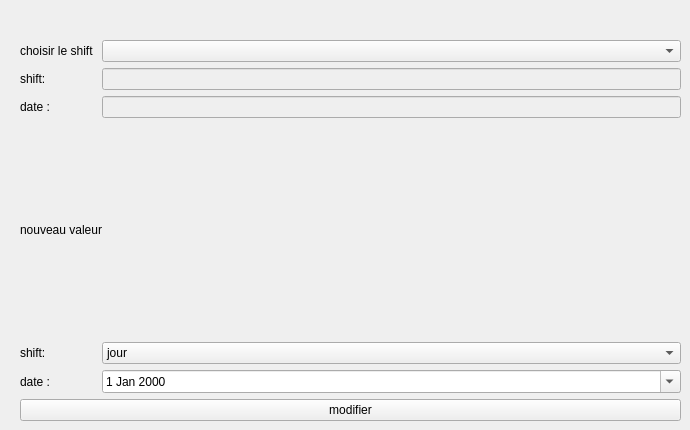
     <widget class="QWidget" name="MODIFIER">
      <attribute name="title">
       <string>MODIFIER</string>
      </attribute>
      <widget class="QWidget" name="layoutWidget">
       <property name="geometry">
        <rect>
         <x>20</x>
         <y>40</y>
         <width>661</width>
         <height>381</height>
        </rect>
       </property>
       <layout class="QVBoxLayout" name="verticalLayout">
        <item>
         <layout class="QGridLayout" name="gridLayout_3">
          <item row="1" column="0">
           <widget class="QLabel" name="label_7">
            <property name="text">
             <string>shift:</string>
            </property>
           </widget>
          </item>
          <item row="1" column="1">
           <widget class="QLineEdit" name="lineEdit_shift">
            <property name="enabled">
             <bool>false</bool>
            </property>
            <property name="styleSheet">
             <string notr="true">background:none;</string>
            </property>
           </widget>
          </item>
          <item row="4" column="0">
           <widget class="QLabel" name="label_17">
            <property name="text">
             <string>shift:</string>
            </property>
           </widget>
          </item>
          <item row="3" column="0" colspan="2">
           <widget class="QLabel" name="label_15">
            <property name="text">
             <string>nouveau valeur</string>
            </property>
           </widget>
          </item>
          <item row="4" column="1">
           <widget class="QComboBox" name="comboBox_ajoutshift_2">
            <property name="styleSheet">
             <string notr="true"/>
            </property>
            <item>
             <property name="text">
              <string>jour</string>
             </property>
            </item>
            <item>
             <property name="text">
              <string>soir</string>
             </property>
            </item>
            <item>
             <property name="text">
              <string>nuit</string>
             </property>
            </item>
           </widget>
          </item>
          <item row="2" column="0">
           <widget class="QLabel" name="label_14">
            <property name="text">
             <string>date : </string>
            </property>
           </widget>
          </item>
          <item row="2" column="1">
           <widget class="QLineEdit" name="lineEdit_date">
            <property name="enabled">
             <bool>false</bool>
            </property>
            <property name="styleSheet">
             <string notr="true">background:none;</string>
            </property>
           </widget>
          </item>
          <item row="5" column="0">
           <widget class="QLabel" name="label_16">
            <property name="text">
             <string>date : </string>
            </property>
           </widget>
          </item>
          <item row="0" column="1">
           <widget class="QComboBox" name="shif_mod"/>
          </item>
          <item row="5" column="1">
           <widget class="QDateEdit" name="dateEdit_2">
            <property name="calendarPopup">
             <bool>true</bool>
            </property>
           </widget>
          </item>
          <item row="0" column="0">
           <widget class="QLabel" name="label_6">
            <property name="styleSheet">
             <string notr="true">background:none; </string>
            </property>
            <property name="text">
             <string>choisir le shift </string>
            </property>
           </widget>
          </item>
         </layout>
        </item>
        <item>
         <widget class="QPushButton" name="pushButton_5">
          <property name="styleSheet">
           <string notr="true">background:none;</string>
          </property>
          <property name="text">
           <string>modifier</string>
          </property>
         </widget>
        </item>
       </layout>
      </widget>
     </widget>
